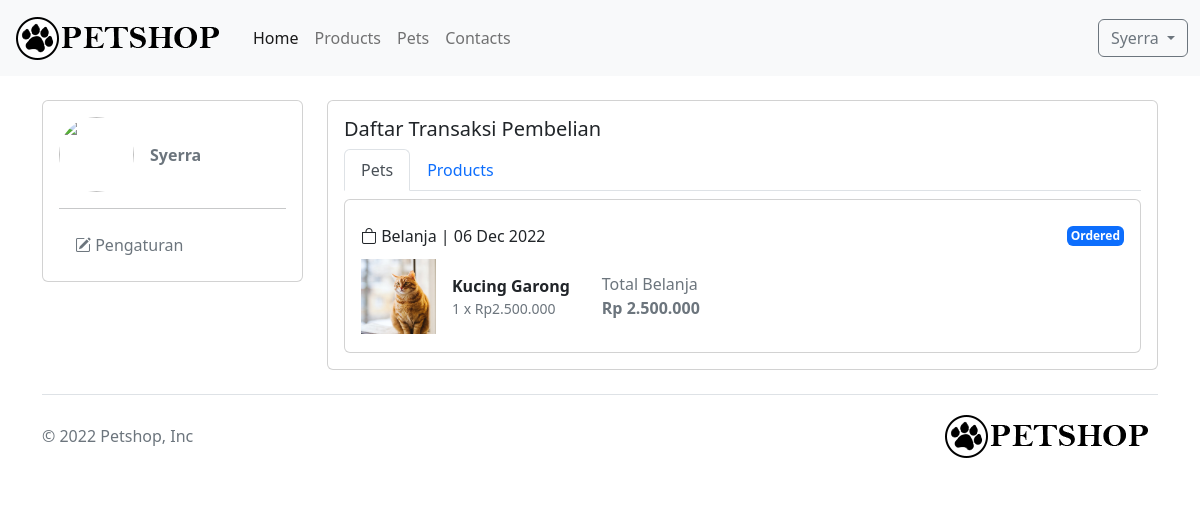
The page /pages/pembelian.php (signed in) on the database its author committed.
### tables this page shows
CREATE TABLE `pet_order` (
  `id` int(11) NOT NULL,
  `id_pet` int(11) DEFAULT NULL,
  `nama_lengkap` varchar(255) DEFAULT NULL,
  `alamat` text DEFAULT NULL,
  `total` double DEFAULT NULL,
  `status` varchar(255) DEFAULT NULL,
  `tgl_order` datetime DEFAULT NULL,
  `id_user` int(11) DEFAULT NULL
);

CREATE TABLE `pet` (
  `id` int(11) NOT NULL,
  `nama` varchar(255) DEFAULT NULL,
  `id_kategori` int(11) DEFAULT NULL,
  `harga` double DEFAULT NULL,
  `deskripsi` text DEFAULT '',
  `foto` text DEFAULT ''
);

### pages/pembelian.php (the view, shortened to what this page needs)
<?php
include_once("../config/layout.php");
$id_user = $_SESSION["id"];
$db = dbConnect();
$sql_pet = "SELECT pet_order.id_user, pet_order.alamat, pet_order.tgl_order, pet_order.total, pet_order.status,
                   pet.nama, pet.foto
            FROM pet_order
            JOIN pet ON pet_order.id_pet = pet.id
            WHERE pet_order.id_user = $id_user";
$res_pet = mysqli_query($db, $sql_pet);
?>
<div class="container mt-4">
    <div class="row">
        <div class="col-md-3">
            <div class="card">
                <div class="card-body">
                    <div class="d-flex justify-content-left align-items-center">
                        <img src="../assets/images/1.jpg" class="rounded-circle" width="75" height="75" alt="">
                        <b class="text-muted p-3"><?php echo $_SESSION["nama"] ?></b>
                    </div>
                    <hr>
                    <ul class="list-group list-group-flush just">
                        <li class="list-group-item"><a href="profile.php" class="text-secondary text-decoration-none"><i class="bi bi-pencil-square"></i> Pengaturan</a></li>
                    </ul>
                </div>
            </div>
        </div>
        <div class="col-md-9">
            <div class="card">
                <div class="card-body">
                    <h5>Daftar Transaksi Pembelian</h5>
                    <nav>
                        <div class="nav nav-tabs" id="nav-tab" role="tablist">
                            <button class="nav-link active" id="nav-home-tab" data-bs-toggle="tab" data-bs-target="#nav-home" type="button" role="tab" aria-controls="nav-home" aria-selected="true">Pets</button>
                            <button class="nav-link" id="nav-profile-tab" data-bs-toggle="tab" data-bs-target="#nav-profile" type="button" role="tab" aria-controls="nav-profile" aria-selected="false">Products</button>
                        </div>
                    </nav>
                    <div class="tab-content" id="nav-tabContent">
                        <div class="tab-pane fade show active" id="nav-home" role="tabpanel" aria-labelledby="nav-home-tab" tabindex="0">
                            <?php
                                if($res_pet)
                                {
                                    $data_pet = $res_pet->fetch_all(MYSQLI_ASSOC);
                                    foreach($data_pet as $row)
                                    {
                                        ?>
                                            <div class="card mt-2">
                                                <div class="card-body">
                                                    <div class="d-flex justify-content-between align-items-center mt-2">
                                                        <span><i class="bi bi-bag"></i> Belanja | <?php echo date('d M Y', strtotime($row["tgl_order"])) ?></span>
                                                        <span class="badge bg-primary p-1"><?php echo $row['status'] ?></span>
                                                    </div>
                                                    <div class="d-flex justify-content-left align-items-center mt-2">
                                                        <img src="../assets/images/<?php echo $row['foto'] ?>" width="75" height="75" alt="">
                                                        <span class="p-3 fw-bold"><?php echo $row["nama"] ?><br><small class="fw-normal text-muted">1 x Rp<?php echo number_format($row['total'],0,',','.') ?></small></span>
                                                        <span class="p-3 text-muted">Total Belanja<br><span class="fw-bold">Rp <?php echo number_format($row['total'],0,',','.')?></span></span>
                                                    </div>
                                                </div>
                                            </div>
                                        <?php
                                    }
                                } else {
                                    echo $db->error;
                                }
                            ?>
                        </div>
                    </div>
                </div>
            </div>
        </div>
    </div>
</div>

### config/layout.php (style rules this page uses)
* { font-family: 'Segoe UI', Tahoma, Geneva, Verdana, sans-serif; }

### rows shown on the page
pet_order: tgl_order "06 Dec 2022", status "Ordered", id_pet.foto (picture), id_pet.nama "Kucing Garong", total "2.500.000"

### other values the page prints
$_SESSION["nama"] "Syerra"
